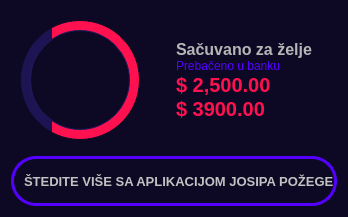
           <widget class="QFrame" name="savingsBox">
            <property name="styleSheet">
             <string notr="true">QFrame {
	background-color: rgb(13, 9, 36);
	border: none;
	border-radius: 12px;
}</string>
            </property>
            <property name="frameShape">
             <enum>QFrame::NoFrame</enum>
            </property>
            <property name="frameShadow">
             <enum>QFrame::Raised</enum>
            </property>
            <layout class="QVBoxLayout" name="verticalLayout_21">
             <item>
              <widget class="QFrame" name="frame_39">
               <property name="frameShape">
                <enum>QFrame::StyledPanel</enum>
               </property>
               <property name="frameShadow">
                <enum>QFrame::Raised</enum>
               </property>
               <layout class="QHBoxLayout" name="horizontalLayout_16">
                <item>
                 <widget class="QFrame" name="frame_51">
                  <property name="minimumSize">
                   <size>
                    <width>120</width>
                    <height>120</height>
                   </size>
                  </property>
                  <property name="maximumSize">
                   <size>
                    <width>120</width>
                    <height>120</height>
                   </size>
                  </property>
                  <property name="styleSheet">
                   <string notr="true">background-color: qlineargradient(spread:pad, x1:0, y1:0, x2:1, y2:0, stop:0.267 rgba(29, 21, 83, 1), stop:0.269 rgba(255, 17, 80, 1));
border: 1px solid rgb(13, 9, 36);
border-radius: 60;</string>
                  </property>
                  <property name="frameShape">
                   <enum>QFrame::NoFrame</enum>
                  </property>
                  <property name="frameShadow">
                   <enum>QFrame::Raised</enum>
                  </property>
                  <layout class="QHBoxLayout" name="horizontalLayout_32">
                   <property name="spacing">
                    <number>0</number>
                   </property>
                   <property name="leftMargin">
                    <number>0</number>
                   </property>
                   <property name="topMargin">
                    <number>0</number>
                   </property>
                   <property name="rightMargin">
                    <number>0</number>
                   </property>
                   <property name="bottomMargin">
                    <number>0</number>
                   </property>
                   <item alignment="Qt::AlignHCenter">
                    <widget class="QFrame" name="frame_52">
                     <property name="minimumSize">
                      <size>
                       <width>100</width>
                       <height>100</height>
                      </size>
                     </property>
                     <property name="maximumSize">
                      <size>
                       <width>100</width>
                       <height>100</height>
                      </size>
                     </property>
                     <property name="styleSheet">
                      <string notr="true">background-color: rgb(13, 9, 36);
border: 1px solid rgb(33, 24, 94);
border-radius: 50px;</string>
                     </property>
                     <property name="frameShape">
                      <enum>QFrame::NoFrame</enum>
                     </property>
                     <property name="frameShadow">
                      <enum>QFrame::Raised</enum>
                     </property>
                     <layout class="QHBoxLayout" name="horizontalLayout_33">
                      <property name="spacing">
                       <number>0</number>
                      </property>
                      <property name="leftMargin">
                       <number>0</number>
                      </property>
                      <property name="topMargin">
                       <number>0</number>
                      </property>
                      <property name="rightMargin">
                       <number>0</number>
                      </property>
                      <property name="bottomMargin">
                       <number>0</number>
                      </property>
                      <item>
                       <widget class="QFrame" name="frame_53">
                        <property name="minimumSize">
                         <size>
                          <width>50</width>
                          <height>50</height>
                         </size>
                        </property>
                        <property name="maximumSize">
                         <size>
                          <width>50</width>
                          <height>50</height>
                         </size>
                        </property>
                        <property name="styleSheet">
                         <string notr="true">QFrame {
	border: none;
	image: url(:/icons/icons/euro_money.svg);
	border-radius: 25;
}</string>
                        </property>
                        <property name="frameShape">
                         <enum>QFrame::NoFrame</enum>
                        </property>
                        <property name="frameShadow">
                         <enum>QFrame::Raised</enum>
                        </property>
                       </widget>
                      </item>
                     </layout>
                    </widget>
                   </item>
                  </layout>
                 </widget>
                </item>
                <item>
                 <widget class="QFrame" name="frame_50">
                  <property name="frameShape">
                   <enum>QFrame::NoFrame</enum>
                  </property>
                  <property name="frameShadow">
                   <enum>QFrame::Raised</enum>
                  </property>
                  <layout class="QVBoxLayout" name="verticalLayout_22">
                   <property name="spacing">
                    <number>0</number>
                   </property>
                   <property name="leftMargin">
                    <number>30</number>
                   </property>
                   <property name="topMargin">
                    <number>20</number>
                   </property>
                   <property name="rightMargin">
                    <number>10</number>
                   </property>
                   <property name="bottomMargin">
                    <number>20</number>
                   </property>
                   <item>
                    <widget class="QLabel" name="label_28">
                     <property name="font">
                      <font>
                       <pointsize>12</pointsize>
                       <weight>75</weight>
                       <bold>true</bold>
                      </font>
                     </property>
                     <property name="styleSheet">
                      <string notr="true">color: rgb(182, 182, 182);</string>
                     </property>
                     <property name="text">
                      <string>Sačuvano za želje</string>
                     </property>
                    </widget>
                   </item>
                   <item alignment="Qt::AlignVCenter">
                    <widget class="QLabel" name="label_31">
                     <property name="styleSheet">
                      <string notr="true">color: rgb(182, 182, 182);</string>
                     </property>
                     <property name="text">
                      <string>&lt;html&gt;&lt;head/&gt;&lt;body&gt;&lt;p&gt;&lt;span style=&quot; color:#5500ff;&quot;&gt;Prebačeno u banku&lt;/span&gt;&lt;/p&gt;&lt;/body&gt;&lt;/html&gt;</string>
                     </property>
                    </widget>
                   </item>
                   <item>
                    <widget class="QLabel" name="label_29">
                     <property name="font">
                      <font>
                       <pointsize>15</pointsize>
                       <weight>75</weight>
                       <bold>true</bold>
                      </font>
                     </property>
                     <property name="styleSheet">
                      <string notr="true">color: rgb(159, 159, 159);</string>
                     </property>
                     <property name="text">
                      <string>&lt;html&gt;&lt;head/&gt;&lt;body&gt;&lt;p&gt;&lt;span style=&quot; color:#ff1150;&quot;&gt;$ 2,500.00&lt;/span&gt;&lt;/p&gt;&lt;/body&gt;&lt;/html&gt;</string>
                     </property>
                    </widget>
                   </item>
                   <item>
                    <widget class="QLabel" name="label_30">
                     <property name="font">
                      <font>
                       <pointsize>15</pointsize>
                       <weight>75</weight>
                       <bold>true</bold>
                      </font>
                     </property>
                     <property name="styleSheet">
                      <string notr="true">color: rgb(159, 159, 159);</string>
                     </property>
                     <property name="text">
                      <string>&lt;html&gt;&lt;head/&gt;&lt;body&gt;&lt;p&gt;&lt;span style=&quot; color:#ff1150;&quot;&gt;$ 3900.00&lt;/span&gt;&lt;/p&gt;&lt;/body&gt;&lt;/html&gt;</string>
                     </property>
                    </widget>
                   </item>
                  </layout>
                 </widget>
                </item>
               </layout>
              </widget>
             </item>
             <item>
              <widget class="QFrame" name="frame_40">
               <property name="minimumSize">
                <size>
                 <width>0</width>
                 <height>50</height>
                </size>
               </property>
               <property name="maximumSize">
                <size>
                 <width>16777215</width>
                 <height>50</height>
                </size>
               </property>
               <property name="frameShape">
                <enum>QFrame::StyledPanel</enum>
               </property>
               <property name="frameShadow">
                <enum>QFrame::Raised</enum>
               </property>
               <layout class="QHBoxLayout" name="horizontalLayout_22">
                <property name="spacing">
                 <number>0</number>
                </property>
                <property name="leftMargin">
                 <number>0</number>
                </property>
                <property name="topMargin">
                 <number>0</number>
                </property>
                <property name="rightMargin">
                 <number>0</number>
                </property>
                <property name="bottomMargin">
                 <number>0</number>
                </property>
                <item>
                 <widget class="QPushButton" name="pushButton_11">
                  <property name="minimumSize">
                   <size>
                    <width>0</width>
                    <height>50</height>
                   </size>
                  </property>
                  <property name="font">
                   <font>
                    <pointsize>10</pointsize>
                    <weight>75</weight>
                    <bold>true</bold>
                   </font>
                  </property>
                  <property name="styleSheet">
                   <string notr="true">border: 3px solid rgb(85, 0, 255);
border-radius: 25;
text-align: left;
padding-left: 10px;
color: rgb(194, 194, 194);</string>
                  </property>
                  <property name="text">
                   <string>ŠTEDITE VIŠE SA APLIKACIJOM JOSIPA POŽEGE</string>
                  </property>
                  <property name="icon">
                   <iconset resource="resources/resources.qrc">
                    <normaloff>:/icons/icons/smile.svg</normaloff>:/icons/icons/smile.svg</iconset>
                  </property>
                  <property name="iconSize">
                   <size>
                    <width>30</width>
                    <height>30</height>
                   </size>
                  </property>
                 </widget>
                </item>
               </layout>
              </widget>
             </item>
            </layout>
           </widget>
